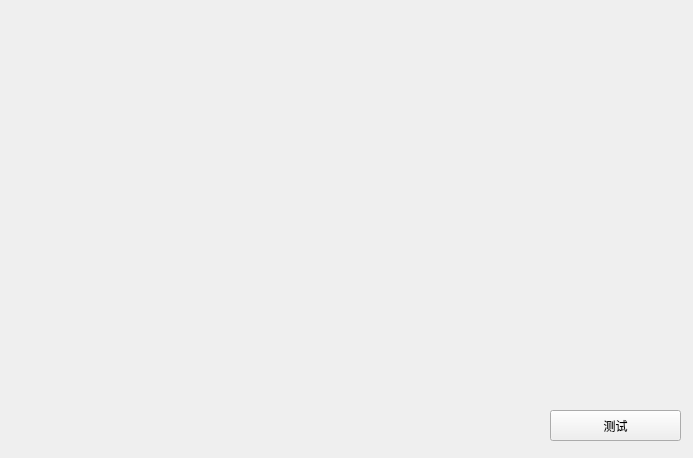
<?xml version="1.0" encoding="UTF-8"?>
<ui version="4.0">
 <class>webpAnimationClass</class>
 <widget class="QWidget" name="webpAnimationClass">
  <property name="geometry">
   <rect>
    <x>0</x>
    <y>0</y>
    <width>693</width>
    <height>458</height>
   </rect>
  </property>
  <property name="windowTitle">
   <string>webpAnimation</string>
  </property>
  <widget class="QPushButton" name="pushButton">
   <property name="geometry">
    <rect>
     <x>550</x>
     <y>410</y>
     <width>131</width>
     <height>31</height>
    </rect>
   </property>
   <property name="text">
    <string>测试</string>
   </property>
  </widget>
  <widget class="MP4View" name="widget" native="true">
   <property name="geometry">
    <rect>
     <x>50</x>
     <y>30</y>
     <width>591</width>
     <height>291</height>
    </rect>
   </property>
  </widget>
 </widget>
 <layoutdefault spacing="6" margin="11"/>
 <customwidgets>
  <customwidget>
   <class>MP4View</class>
   <extends>QWidget</extends>
   <header location="global">MP4View.h</header>
   <container>1</container>
  </customwidget>
 </customwidgets>
 <resources>
  <include location="webpAnimation.qrc"/>
 </resources>
 <connections/>
</ui>
